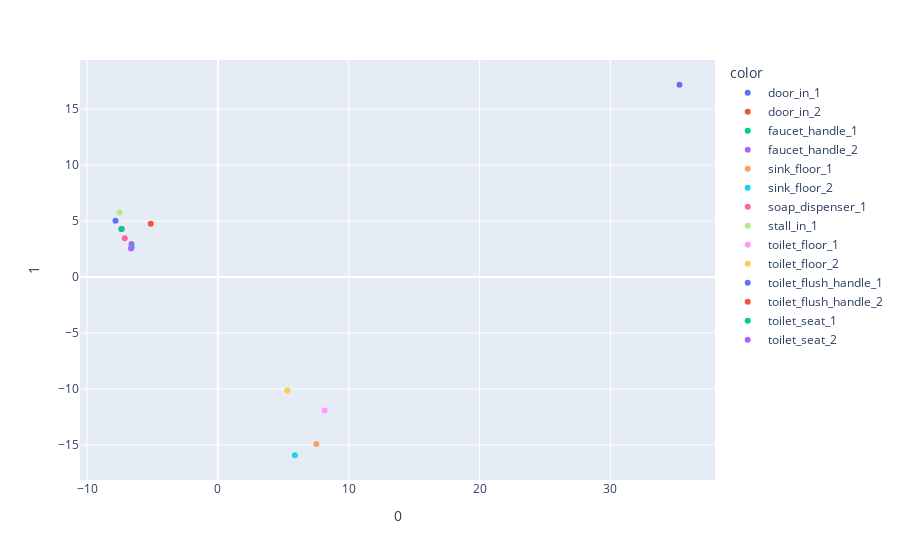

Notebook code cell kept with this figure:
### Code cell
import matplotlib.pyplot as plt
#from sklearn.discriminant_analysis import LinearDiscriminantAnalysis
import pylab as pl
from sklearn.decomposition import PCA
from sklearn import preprocessing

vecteurs = getNiv("Genre",dicoTaxoTest)
mat = matrice(vecteurs)
localisation = ["door_in_1","door_in_2", "faucet_handle_1", 
                "faucet_handle_2", "sink_floor_1", "sink_floor_2",
               "soap_dispenser_1", "stall_in_1", "toilet_floor_1", 
               "toilet_floor_2", "toilet_flush_handle_1",
               "toilet_flush_handle_2", "toilet_seat_1", "toilet_seat_2"]
df = pd.DataFrame(mat, columns=range(mat.shape[1]))

# normalization
from sklearn import preprocessing
import plotly.express as px

data_scaled = pd.DataFrame(preprocessing.scale(df),columns = df.columns) 

# PCA, see: http://www.python-simple.com/python-scikit-learn/scikit-pca.php
pca = PCA(n_components=3)
components = pca.fit_transform(data_scaled)

# components relations with features:
#pd.DataFrame(pca.components_,columns=data_scaled.columns,index = ['PC-1','PC-2'])

#plt.scatter(pcadf[:,0],pcadf[:,1])
fig = px.scatter(components, x=0,y=1,color=localisation)   
fig.show()

### Figure 1 — Plotly figure (JSON) as saved in the notebook; plotly's stock layout.template omitted (floating-point values rounded to 4 significant figures)
{"data": [{"hovertemplate": "color=door_in_1<br>0=%{x}<br>1=%{y}<extra></extra>", "legendgroup": "door_in_1", "marker": {"color": "#636efa", "symbol": "circle"}, "mode": "markers", "name": "door_in_1", "orientation": "v", "showlegend": true, "type": "scatter", "x": [-7.825], "xaxis": "x", "y": [5.013], "yaxis": "y"}, {"hovertemplate": "color=door_in_2<br>0=%{x}<br>1=%{y}<extra></extra>", "legendgroup": "door_in_2", "marker": {"color": "#EF553B", "symbol": "circle"}, "mode": "markers", "name": "door_in_2", "orientation": "v", "showlegend": true, "type": "scatter", "x": [-7.362], "xaxis": "x", "y": [4.298], "yaxis": "y"}, {"hovertemplate": "color=faucet_handle_1<br>0=%{x}<br>1=%{y}<extra></extra>", "legendgroup": "faucet_handle_1", "marker": {"color": "#00cc96", "symbol": "circle"}, "mode": "markers", "name": "faucet_handle_1", "orientation": "v", "showlegend": true, "type": "scatter", "x": [-7.362], "xaxis": "x", "y": [4.298], "yaxis": "y"}, {"hovertemplate": "color=faucet_handle_2<br>0=%{x}<br>1=%{y}<extra></extra>", "legendgroup": "faucet_handle_2", "marker": {"color": "#ab63fa", "symbol": "circle"}, "mode": "markers", "name": "faucet_handle_2", "orientation": "v", "showlegend": true, "type": "scatter", "x": [-6.603], "xaxis": "x", "y": [2.937], "yaxis": "y"}, {"hovertemplate": "color=sink_floor_1<br>0=%{x}<br>1=%{y}<extra></extra>", "legendgroup": "sink_floor_1", "marker": {"color": "#FFA15A", "symbol": "circle"}, "mode": "markers", "name": "sink_floor_1", "orientation": "v", "showlegend": true, "type": "scatter", "x": [7.523], "xaxis": "x", "y": [-14.92], "yaxis": "y"}, {"hovertemplate": "color=sink_floor_2<br>0=%{x}<br>1=%{y}<extra></extra>", "legendgroup": "sink_floor_2", "marker": {"color": "#19d3f3", "symbol": "circle"}, "mode": "markers", "name": "sink_floor_2", "orientation": "v", "showlegend": true, "type": "scatter", "x": [5.883], "xaxis": "x", "y": [-15.92], "yaxis": "y"}, {"hovertemplate": "color=soap_dispenser_1<br>0=%{x}<br>1=%{y}<extra></extra>", "legendgroup": "soap_dispenser_1", "marker": {"color": "#FF6692", "symbol": "circle"}, "mode": "markers", "name": "soap_dispenser_1", "orientation": "v", "showlegend": true, "type": "scatter", "x": [-7.117], "xaxis": "x", "y": [3.467], "yaxis": "y"}, {"hovertemplate": "color=stall_in_1<br>0=%{x}<br>1=%{y}<extra></extra>", "legendgroup": "stall_in_1", "marker": {"color": "#B6E880", "symbol": "circle"}, "mode": "markers", "name": "stall_in_1", "orientation": "v", "showlegend": true, "type": "scatter", "x": [-7.519], "xaxis": "x", "y": [5.763], "yaxis": "y"}, {"hovertemplate": "color=toilet_floor_1<br>0=%{x}<br>1=%{y}<extra></extra>", "legendgroup": "toilet_floor_1", "marker": {"color": "#FF97FF", "symbol": "circle"}, "mode": "markers", "name": "toilet_floor_1", "orientation": "v", "showlegend": true, "type": "scatter", "x": [8.157], "xaxis": "x", "y": [-11.93], "yaxis": "y"}, {"hovertemplate": "color=toilet_floor_2<br>0=%{x}<br>1=%{y}<extra></extra>", "legendgroup": "toilet_floor_2", "marker": {"color": "#FECB52", "symbol": "circle"}, "mode": "markers", "name": "toilet_floor_2", "orientation": "v", "showlegend": true, "type": "scatter", "x": [5.309], "xaxis": "x", "y": [-10.13], "yaxis": "y"}, {"hovertemplate": "color=toilet_flush_handle_1<br>0=%{x}<br>1=%{y}<extra></extra>", "legendgroup": "toilet_flush_handle_1", "marker": {"color": "#636efa", "symbol": "circle"}, "mode": "markers", "name": "toilet_flush_handle_1", "orientation": "v", "showlegend": true, "type": "scatter", "x": [35.27], "xaxis": "x", "y": [17.17], "yaxis": "y"}, {"hovertemplate": "color=toilet_flush_handle_2<br>0=%{x}<br>1=%{y}<extra></extra>", "legendgroup": "toilet_flush_handle_2", "marker": {"color": "#EF553B", "symbol": "circle"}, "mode": "markers", "name": "toilet_flush_handle_2", "orientation": "v", "showlegend": true, "type": "scatter", "x": [-5.128], "xaxis": "x", "y": [4.761], "yaxis": "y"}, {"hovertemplate": "color=toilet_seat_1<br>0=%{x}<br>1=%{y}<extra></extra>", "legendgroup": "toilet_seat_1", "marker": {"color": "#00cc96", "symbol": "circle"}, "mode": "markers", "name": "toilet_seat_1", "orientation": "v", "showlegend": true, "type": "scatter", "x": [-6.595], "xaxis": "x", "y": [2.657], "yaxis": "y"}, {"hovertemplate": "color=toilet_seat_2<br>0=%{x}<br>1=%{y}<extra></extra>", "legendgroup": "toilet_seat_2", "marker": {"color": "#ab63fa", "symbol": "circle"}, "mode": "markers", "name": "toilet_seat_2", "orientation": "v", "showlegend": true, "type": "scatter", "x": [-6.634], "xaxis": "x", "y": [2.542], "yaxis": "y"}], "layout": {"legend": {"title": {"text": "color"}, "tracegroupgap": 0}, "margin": {"t": 60}, "xaxis": {"anchor": "y", "domain": [0, 1], "title": {"text": "0"}}, "yaxis": {"anchor": "x", "domain": [0, 1], "title": {"text": "1"}}}}
